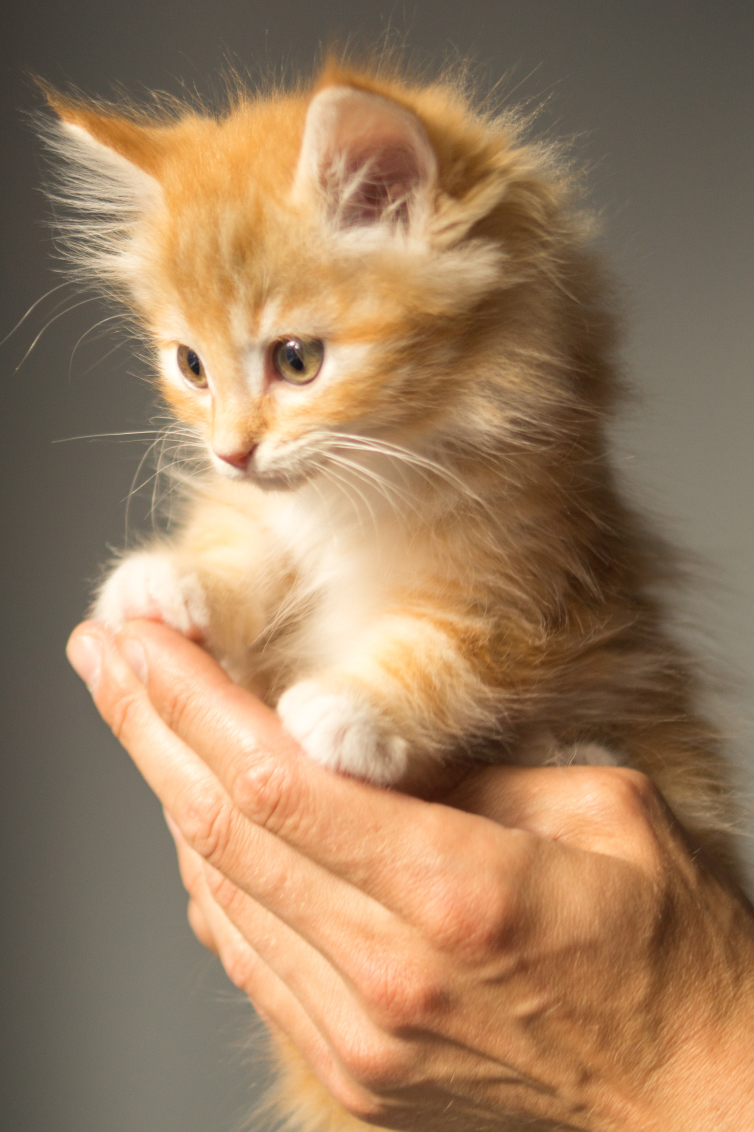
#> input picture Aula03/images/cat03.jpg, 2261 x 3396 px (shown at 1/3 size)
$ jupyter execute Aula03.ipynb   (shell and % lines are left out)
#> lines starting #> are read from the running program, lines starting #| are printed output that depends on the picture; after the words box and inside, x2 and y2 are one past the last pixel; in counts of white or black regions, pixels touching at a corner belong together
[cell 1]
# %matplotlib tk

import numpy as np
import matplotlib
import matplotlib.pyplot as plt
import multiprocessing

from ipywidgets import widgets

import skimage
from skimage import io
from skimage.viewer import ImageViewer


# matplotlib.rcParams['toolbar'] = 'None'

[cell 2]
img = io.imread(f'images/cat03.jpg')
#> img is the input picture: shape (3396, 2261, 3); mean R, G, B 158.1, 127.2, 96.4
img = skimage.transform.rescale(img, 0.1)
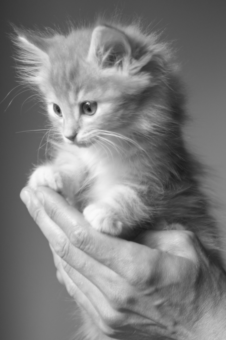
#> img: shape (340, 226, 1) float64; min 0.0855, max 0.984, mean 0.499
print(img.shape)
#| (340, 226, 1)
img[:2]

[cell 3]
# viewer = ImageViewer(img)
# viewer.show()
f, axarr = plt.subplots(1,1)
axarr.axis('off')
axarr.imshow(img)

[cell 4]
gray_image = img.copy()

y_, x_, _ = gray_image.shape
#> y_ = 340; x_ = 226
for x in range(x_):
    for y in range(y_):
        gray = np.mean(gray_image[y, x])
        gray_image[y, x] = gray

f, axarr = plt.subplots(1,1)
axarr.axis('off')
axarr.imshow(gray_image)

[cell 5]
def get_histogram(image):
    #Image is gray, so take only red pixels
    image = image[:, :, 0]
    # Transform image to 1 dimension array
    return [pix for col in image for pix in col]

[cell 6]
im = gray_image.copy()

x_max, y_max, _ = im.shape
#> x_max = 340; y_max = 226

def get_neighborhood(x_, y_, size):
    for x in range(x_ - size, x_ + size):
        for y in range(y_ - size, y_ + size):
            if x < 0 or y < 0 or x >= (x_max - 1) or y >= (y_max -1):
                continue
            yield im[x, y]

def get_mean(x, y, size):
    g = 0
    count = 0
    for px in get_neighborhood(x, y, size):
        g += px[0]
        count += 1
    return g / count

def get_median(x, y, size):
    neighs = list(get_neighborhood(x, y, size))
    np.sort(neighs)
    mid = len(neighs) // 2
    if len(neighs) % 2 == 0:
        return (neighs[mid] + neighs[mid + 1]) / 2
    return neighs[mid]

def apply_filter(fn):
    new_image = im.copy()
    for x in range(0, x_max):
        for y in range(0, y_max):
            new_image[x, y] = fn(x, y)
    return new_image

f, axarr = plt.subplots(3, 2)
for ax in axarr[:, 0]: ax.axis('off')

mean_filtered = apply_filter(lambda x, y: get_mean(x, y, size=2))
median_filtered = apply_filter(lambda x, y: get_median(x, y, size=2))
#> after the loop in apply_filter (call 2), `for x in range(0, x_max):`:
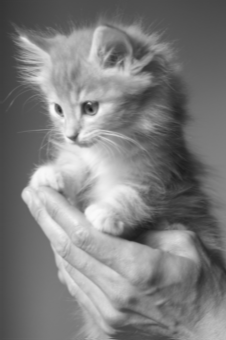
#> new_image: shape (340, 226, 1) float64; min 0.0973, max 0.983, mean 0.498

axarr[0][0].imshow(gray_image)
axarr[0][1].hist(get_histogram(gray_image))

axarr[1][0].imshow(mean_filtered)
axarr[1][1].hist(get_histogram(mean_filtered))

axarr[2][0].imshow(median_filtered)
axarr[2][1].hist(get_histogram(median_filtered))
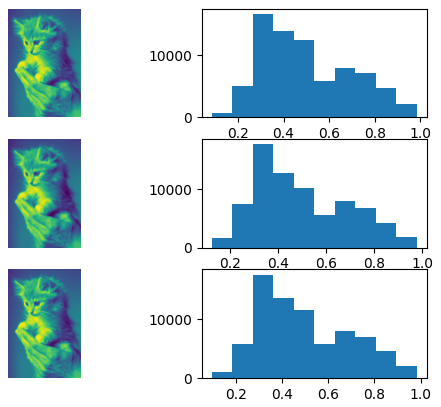
#> figure drawn by matplotlib, 6 panels; panel 2: tallest bar 16743 high, from x = 0.265 to 0.355; panel 4: tallest bar 17749 high, from x = 0.296 to 0.382; panel 6: tallest bar 17523 high, from x = 0.274 to 0.363

[cell 7]
im = gray_image.copy()

x_max, y_max, _ = im.shape

def quantization(x, y, quantiles=4):
    MAX_PIXEL_VALUE = 1
    step = MAX_PIXEL_VALUE / quantiles

    px_value = im[x, y][0]

    for i in range(1, quantiles + 1):
        if step * i >= px_value:
            if(px_value - step * i < px_value - step * (i - 1)):
                return step * i # Round up
            return step * (i - 1) # Round down

    return 1 # Should never happen

def apply_filter(fn):
    new_image = im.copy()
    for x in range(0, x_max):
        for y in range(0, y_max):
            new_image[x, y] = fn(x, y)
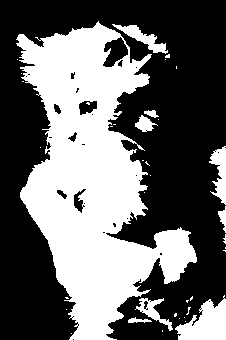
#> new_image: shape (340, 226, 1) float64; values 0.5 (black) and 1 (white), 40.6% white; 38 white regions (29 under 20 px), largest, box (x1, y1, x2, y2) and area: (16, 21, 197, 340) 27768, (175, 295, 226, 340) 1376, (209, 146, 226, 205) 560
    return new_image

quantization_filtered = apply_filter(lambda x, y: quantization(x, y, quantiles=2))

f, axarr = plt.subplots(2, 2)
for ax in axarr[:, 0]: ax.axis('off')

axarr[0][0].imshow(gray_image)
axarr[0][1].hist(get_histogram(gray_image))

axarr[1][0].imshow(quantization_filtered)
axarr[1][1].hist(get_histogram(quantization_filtered))
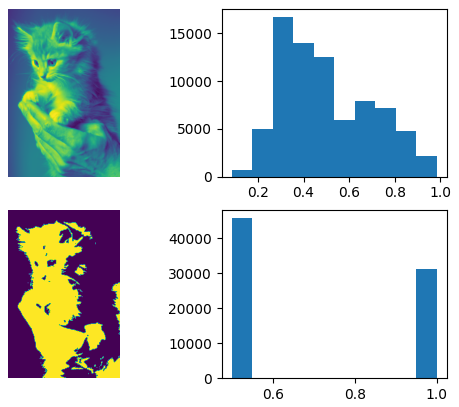
#> figure drawn by matplotlib, 4 panels; panel 2: tallest bar 16743 high, from x = 0.265 to 0.355; panel 4: tallest bar 45656 high, from x = 0.5 to 0.55

[cell 8]
im = gray_image.copy()

x_max, y_max, _ = im.shape

def splitting(x, y, threshold_min=.25, threshold_max=.75):
    MAX_PIXEL_VALUE = 1
    px_value = im[x, y][0]

    threshold_mean = (threshold_min + threshold_max) / 2

    if px_value < threshold_mean:
        return px_value * (threshold_min) # Fit to bottom sector

    return threshold_min + px_value * (1 - threshold_min) # Fit and shift to upper sector

def apply_filter(fn):
    new_image = im.copy()
    for x in range(0, x_max):
        for y in range(0, y_max):
            new_image[x, y] = fn(x, y)
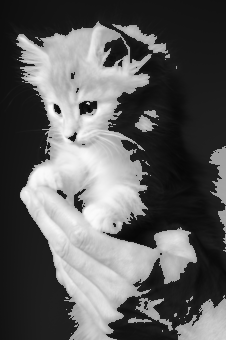
#> new_image: shape (340, 226, 1) float64; min 0.0214, max 0.988, mean 0.369
    return new_image

splitting_filtered = apply_filter(lambda x, y: splitting(x, y, threshold_min=.25, threshold_max=.75))

f, axarr = plt.subplots(2, 2)
for ax in axarr[:, 0]: ax.axis('off')

axarr[0][0].imshow(gray_image)
axarr[0][1].hist(get_histogram(gray_image))

axarr[1][0].imshow(splitting_filtered)
axarr[1][1].hist(get_histogram(splitting_filtered))
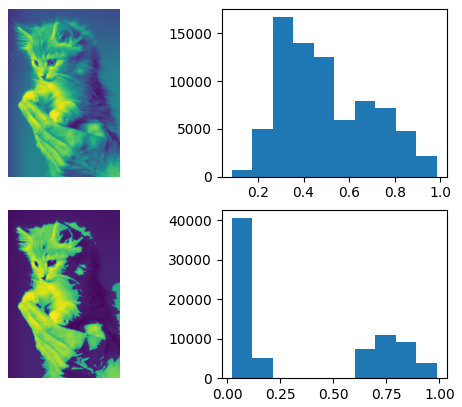
#> figure drawn by matplotlib, 4 panels; panel 2: tallest bar 16743 high, from x = 0.265 to 0.355; panel 4: tallest bar 40578 high, from x = 0.0214 to 0.118

[cell 9]
im = gray_image.copy()

x_max, y_max, _ = im.shape

def equalize():
    new_image = im.copy()

    desired_pixels = (x_max * y_max) / 255

    for x in range(0, x_max):
        for y in range(0, y_max):
#             new_image[x, y] = fn(x, y)
            pass
    return new_image

splitting_filtered = equalize()

f, axarr = plt.subplots(2, 2)
for ax in axarr[:, 0]: ax.axis('off')

axarr[0][0].imshow(gray_image)
axarr[0][1].hist(get_histogram(gray_image))

axarr[1][0].imshow(splitting_filtered)
axarr[1][1].hist(get_histogram(splitting_filtered))
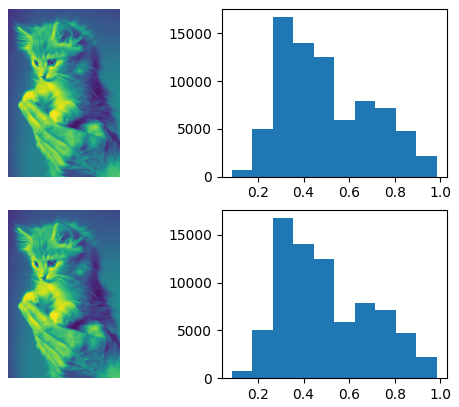
#> figure drawn by matplotlib, 4 panels; panel 2: tallest bar 16743 high, from x = 0.265 to 0.355; panel 4: tallest bar 16743 high, from x = 0.265 to 0.355
